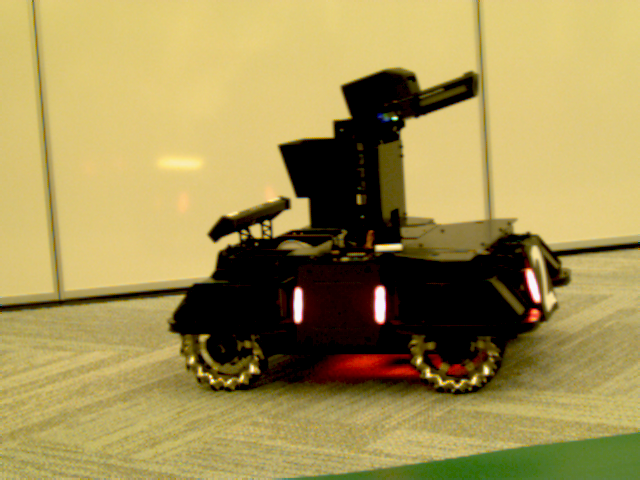
#> input picture lecture_3/robot.png, 640 x 480 px
$ jupyter execute convolution.ipynb
#> lines starting #> are read from the running program, lines starting #| are printed output that depends on the picture
# A Taste of Convolution
HelloElwin @ HKU Astar

[cell 1]
import matplotlib.pyplot as plt
from PIL import Image
import numpy as np

[cell 2]
def show(image):
    plt.imshow(image)
    plt.show()

[cell 3]
def convolve(array, kernel):
    result = []
    m, n = array.shape
    p, q = kernel.shape
    for i in range(m - p + 1):
        current_row = []
        for j in range(n - q + 1):
            current_sum = 0
            for k in range(p):
                for l in range(q):
                    current_sum += array[i + k][j + l] * kernel[k][l]
            current_row.append(current_sum)
        result.append(current_row)
    return np.array(result)

[cell 4]
image = Image.open('./robot.png')
#> image is the input picture: PIL image 640x480 RGB; mean R, G, B 161.8, 145, 84.8
image = np.asarray(image)
image = image[::3, ::3, -1]
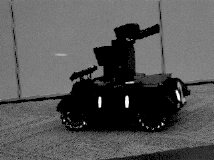
#> image: shape (160, 214); min 0, max 249, mean 85.1
show(image)

[cell 5]
kernel = 1 / 6 * np.array([
    [0, -1, 0],
    [-1, 5, -1],
    [0, -1, 0]
])
new_image = convolve(image, kernel)
#> after the loop in convolve, `for i in range(m - p + 1):`: result = 158 items
#> in convolve, `return np.array(result)`:
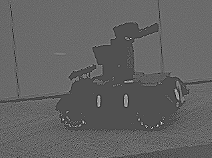
#> returned value: shape (158, 212) float64; min -63.5, max 137.3, mean 14.1; drawn with min black and max white
